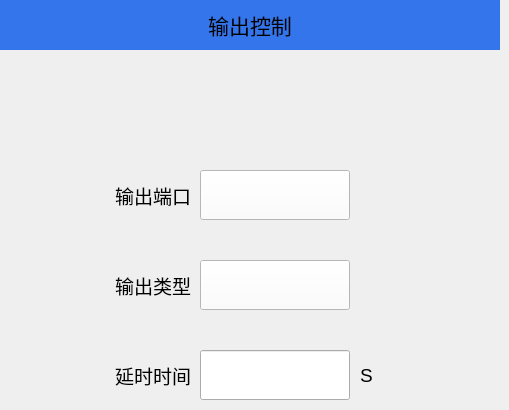
   <widget class="QWidget" name="page_24">
    <widget class="QLabel" name="label_37">
     <property name="geometry">
      <rect>
       <x>0</x>
       <y>0</y>
       <width>500</width>
       <height>50</height>
      </rect>
     </property>
     <property name="minimumSize">
      <size>
       <width>500</width>
       <height>50</height>
      </size>
     </property>
     <property name="maximumSize">
      <size>
       <width>500</width>
       <height>50</height>
      </size>
     </property>
     <property name="font">
      <font>
       <pointsize>16</pointsize>
      </font>
     </property>
     <property name="styleSheet">
      <string notr="true">QLabel{background-color:#3475EB;}</string>
     </property>
     <property name="text">
      <string>输出控制</string>
     </property>
     <property name="alignment">
      <set>Qt::AlignCenter</set>
     </property>
    </widget>
    <widget class="QLabel" name="label_151">
     <property name="geometry">
      <rect>
       <x>70</x>
       <y>170</y>
       <width>121</width>
       <height>51</height>
      </rect>
     </property>
     <property name="font">
      <font>
       <pointsize>14</pointsize>
      </font>
     </property>
     <property name="text">
      <string>输出端口</string>
     </property>
     <property name="alignment">
      <set>Qt::AlignRight|Qt::AlignTrailing|Qt::AlignVCenter</set>
     </property>
    </widget>
    <widget class="QLabel" name="label_152">
     <property name="geometry">
      <rect>
       <x>70</x>
       <y>350</y>
       <width>121</width>
       <height>51</height>
      </rect>
     </property>
     <property name="font">
      <font>
       <pointsize>14</pointsize>
      </font>
     </property>
     <property name="text">
      <string>延时时间</string>
     </property>
     <property name="alignment">
      <set>Qt::AlignRight|Qt::AlignTrailing|Qt::AlignVCenter</set>
     </property>
    </widget>
    <widget class="QLineEdit" name="Edit_OutputCtlTime">
     <property name="geometry">
      <rect>
       <x>200</x>
       <y>350</y>
       <width>150</width>
       <height>50</height>
      </rect>
     </property>
     <property name="minimumSize">
      <size>
       <width>150</width>
       <height>50</height>
      </size>
     </property>
     <property name="maximumSize">
      <size>
       <width>150</width>
       <height>50</height>
      </size>
     </property>
     <property name="font">
      <font>
       <pointsize>14</pointsize>
      </font>
     </property>
    </widget>
    <widget class="QLabel" name="label_153">
     <property name="geometry">
      <rect>
       <x>70</x>
       <y>260</y>
       <width>121</width>
       <height>51</height>
      </rect>
     </property>
     <property name="font">
      <font>
       <pointsize>14</pointsize>
      </font>
     </property>
     <property name="text">
      <string>输出类型</string>
     </property>
     <property name="alignment">
      <set>Qt::AlignRight|Qt::AlignTrailing|Qt::AlignVCenter</set>
     </property>
    </widget>
    <widget class="QLabel" name="label_154">
     <property name="geometry">
      <rect>
       <x>360</x>
       <y>350</y>
       <width>51</width>
       <height>51</height>
      </rect>
     </property>
     <property name="font">
      <font>
       <pointsize>14</pointsize>
      </font>
     </property>
     <property name="text">
      <string>S</string>
     </property>
    </widget>
    <widget class="QPushButton" name="Btn_OutputCtlPort">
     <property name="geometry">
      <rect>
       <x>200</x>
       <y>170</y>
       <width>150</width>
       <height>50</height>
      </rect>
     </property>
     <property name="minimumSize">
      <size>
       <width>150</width>
       <height>50</height>
      </size>
     </property>
     <property name="maximumSize">
      <size>
       <width>150</width>
       <height>50</height>
      </size>
     </property>
     <property name="font">
      <font>
       <pointsize>14</pointsize>
      </font>
     </property>
     <property name="styleSheet">
      <string notr="true">background-color:white;</string>
     </property>
     <property name="text">
      <string/>
     </property>
    </widget>
    <widget class="QPushButton" name="Btn_OutputCtlType">
     <property name="geometry">
      <rect>
       <x>200</x>
       <y>260</y>
       <width>150</width>
       <height>50</height>
      </rect>
     </property>
     <property name="minimumSize">
      <size>
       <width>150</width>
       <height>50</height>
      </size>
     </property>
     <property name="maximumSize">
      <size>
       <width>150</width>
       <height>50</height>
      </size>
     </property>
     <property name="font">
      <font>
       <pointsize>14</pointsize>
      </font>
     </property>
     <property name="styleSheet">
      <string notr="true">background-color:white;</string>
     </property>
     <property name="text">
      <string/>
     </property>
    </widget>
   </widget>
